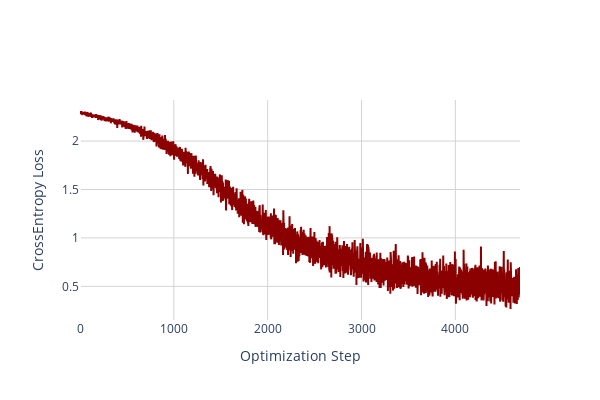

Write notebook code for a chart like this one.
### Code cell
fig = go.Figure()
fig.add_trace(go.Scatter(y=train_losses, mode='lines', name='', line=dict(color='darkred', width=2)))
fig.update_layout({'plot_bgcolor': 'rgba(255, 255, 255, 1)',})
fig.update_layout(
    xaxis=dict(showgrid=True, gridwidth=1, gridcolor='LightGray'),
    yaxis=dict(showgrid=True, gridwidth=1, gridcolor='LightGray'),
)
fig.update_xaxes(title_text='Optimization Step')
fig.update_yaxes(title_text='CrossEntropy Loss')
fig.update_layout(width=600, height=400, autosize=False)
fig.show()

### Figure 1 — Plotly figure (JSON) as saved in the notebook; plotly's stock layout.template omitted (floating-point values rounded to 4 significant figures; data arrays with more than 128 entries replaced by an {"elided": "..."} marker saying what was removed)
{"data": [{"line": {"color": "darkred", "width": 2}, "mode": "lines", "name": "", "type": "scatter", "y": {"elided": "4690 float values"}}], "layout": {"autosize": false, "height": 400, "plot_bgcolor": "rgba(255, 255, 255, 1)", "width": 600, "xaxis": {"gridcolor": "LightGray", "gridwidth": 1, "showgrid": true, "title": {"text": "Optimization Step"}}, "yaxis": {"gridcolor": "LightGray", "gridwidth": 1, "showgrid": true, "title": {"text": "CrossEntropy Loss"}}}}
